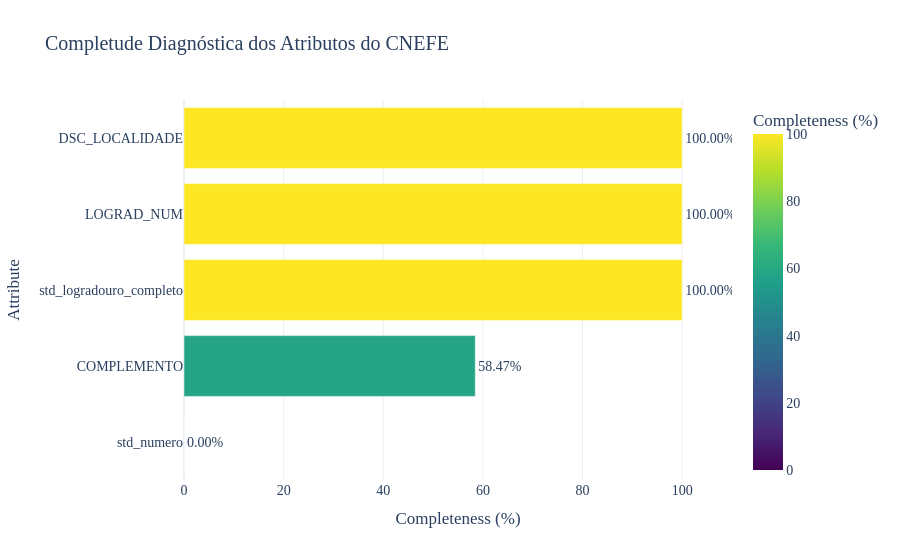

The cell this chart's notebook holds for it:
### Markdown cell above
### 3.1 Quantificação Interativa da Completude

### Code cell
# Calcula e tabula a completude estatística exata
df_completeness = calculate_completeness(gdf_matched, cols_to_check)
df_completeness = df_completeness.sort_values(by='Completeness (%)', ascending=True)

# Gráfico de Barras Horizontais Dinâmico usando Plotly Express
fig2 = px.bar(
    df_completeness, 
    x='Completeness (%)', 
    y='Attribute', 
    orientation='h',
    text='Completeness (%)',
    color='Completeness (%)',
    color_continuous_scale='Viridis',
    title='Completude Diagnóstica dos Atributos do CNEFE'
)

fig2.update_traces(texttemplate='%{text:.2f}%', textposition='outside')
fig2.update_layout(
    xaxis_range=[0, 110],
    template='plotly_white',
    font=dict(family="Georgia, serif", size=14)
)

fig2.show()

### Figure 1 — Plotly figure (JSON) as saved in the notebook; plotly's stock layout.template omitted (floating-point values rounded to 4 significant figures)
{"data": [{"alignmentgroup": "True", "hovertemplate": "Completeness (%)=%{marker.color}<br>Attribute=%{y}<extra></extra>", "legendgroup": "", "marker": {"color": [0.0, 58.47, 100.0, 100.0, 100.0], "coloraxis": "coloraxis", "pattern": {"shape": ""}}, "name": "", "offsetgroup": "", "orientation": "h", "showlegend": false, "text": [0.0, 58.47, 100.0, 100.0, 100.0], "textposition": "outside", "texttemplate": "%{text:.2f}%", "type": "bar", "x": [0.0, 58.47, 100.0, 100.0, 100.0], "xaxis": "x", "y": ["std_numero", "COMPLEMENTO", "std_logradouro_completo", "LOGRAD_NUM", "DSC_LOCALIDADE"], "yaxis": "y"}], "layout": {"barmode": "relative", "coloraxis": {"colorbar": {"title": {"text": "Completeness (%)"}}, "colorscale": [[0.0, "#440154"], [0.1111, "#482878"], [0.2222, "#3e4989"], [0.3333, "#31688e"], [0.4444, "#26828e"], [0.5556, "#1f9e89"], [0.6667, "#35b779"], [0.7778, "#6ece58"], [0.8889, "#b5de2b"], [1.0, "#fde725"]]}, "font": {"family": "Georgia, serif", "size": 14}, "legend": {"tracegroupgap": 0}, "title": {"text": "Completude Diagnóstica dos Atributos do CNEFE"}, "xaxis": {"anchor": "y", "domain": [0.0, 1.0], "range": [0, 110], "title": {"text": "Completeness (%)"}}, "yaxis": {"anchor": "x", "domain": [0.0, 1.0], "title": {"text": "Attribute"}}}}
